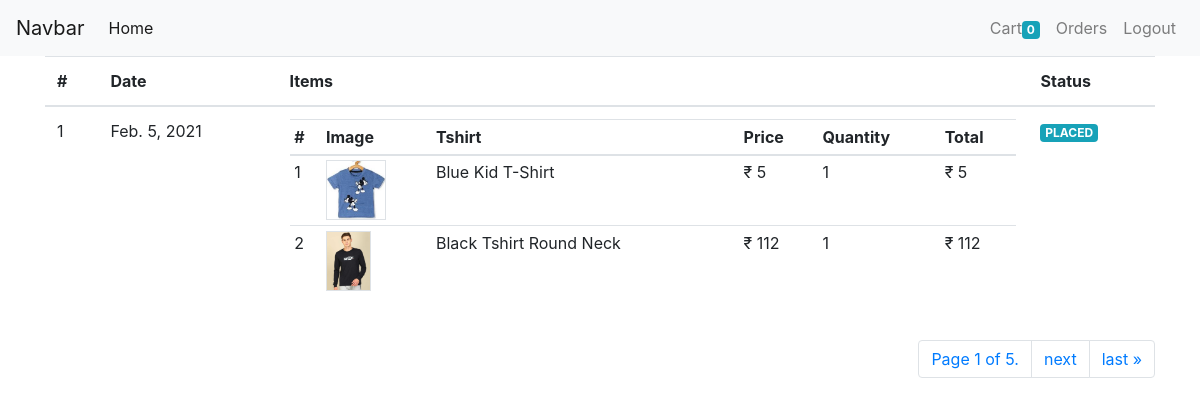
Screenshot of /orders/ (signed in) with the database file from the repository.
### store/models/order.py (models this page shows)
class Order(models.Model):
    orderStatus=(
        ('PENDING','Pending' ),
        ('PLACED','Placed'),
        ('CANCELED','Canceled'),
        ('COMPLETED','Completed'),
    )
    method=(
        ('COD','Cod'),
        ('ONLINE','Online'),
    )
    order_status=models.CharField(max_length=15,choices=orderStatus)
    payment_method=models.CharField(max_length=15,choices=method)
    shipping_address=models.CharField(max_length=100,null=False)
    phone=models.CharField(max_length=10,null=False)
    user=models.ForeignKey(User,on_delete=models.CASCADE)
    total=models.IntegerField(null=False)
    date=models.DateTimeField(null=False,auto_now_add=True)

class OrderItem(models.Model):
    order=models.ForeignKey(Order,on_delete=models.CASCADE)
    tshirt=models.ForeignKey(Tshirt,on_delete=models.CASCADE)
    size=models.ForeignKey(SizeVariant,on_delete=models.CASCADE)
    quantity=models.IntegerField(null=False)
    price=models.IntegerField(null=False)
    date=models.DateTimeField(null=False,auto_now_add=True)

### store/models/tshirt.py (models this page shows, shortened)
class Tshirt(models.Model):
    name=models.CharField(max_length=50,null=False)
    slug=models.CharField(max_length=200,null=False,unique=True,default="")
    description=models.CharField(max_length=500,null=True)
    discount=models.IntegerField(default=0)
    image= models.ImageField(upload_to='upload/images',null=False)
    occasion=models.ForeignKey(Occasion,on_delete=models.CASCADE)
    brand=models.ForeignKey(Brand,on_delete=models.CASCADE)
    sleeve=models.ForeignKey(Sleeve,on_delete=models.CASCADE)
    neck_type=models.ForeignKey(NeckType,on_delete=models.CASCADE)
    ideal_for=models.ForeignKey(IdealFor,on_delete=models.CASCADE)
    color=models.ForeignKey(Color,on_delete=models.CASCADE)

### store/views/orders.py (the view)
# urls.py: path('orders/',login_required(OrderListView.as_view(),login_url='/login/'),name='orders'),
class OrderListView(ListView):
   template_name='store/orders.html'
   model=Order
   paginate_by=1
   context_object_name='orders'
   def get_queryset(self):
      return Order.objects.filter(user=self.request.user).order_by('-date').exclude(order_status='PENDING')

### store/templatetags/orders_tags.py (called while the page is built)
@register.simple_tag
def get_order_status_class(status):
    if status == "COMPLETED":
        return "success"
    elif status == "PENDING":
        return "warning"
    else:
        return "info"

### store/templatetags/tshirt_tags.py (called while the page is built)
@register.filter
def rupee(number):
    return f'₹ {number}'

@register.simple_tag
def multiply(a,b):
    return a*b

### store/templates/store/orders.html (shortened to what this page needs)
{% extends "./base.html" %}
{% load tshirt_tags %}
{% load orders_tags %}
{% block content%}
<div class="container">
    <table class="table">
        <thead>
            <tr>
                <th>#</th>
                <th>Date</th>
                <th>Items</th>
                <th>Status</th>
            </tr>
        </thead>
        <tbody>
            {% for order in orders %}
            <tr>
                <td> {{forloop.counter}}</td>
                <td>{{order.date|date}}</td>
                <td>
                    <table class="table table-sm">
                        <thead>
                            <tr>
                                <th>#</th>
                                <th>Image</th>
                                <th>Tshirt</th>
                                <th>Price</th>
                                <th>Quantity</th>
                                <th>Total</th>
                            </tr>
                        </thead>
                        <tbody>
                            {% for oi in order.orderitem_set.all %}
                               <tr>
                                   <td>{{forloop.counter}}</td>
                                   <td><img height="60px" class="border" src="{{oi.tshirt.image.url}}" alt=""></td>
                                   <td>{{oi.tshirt.name}}</td>
                                   <td>{{oi.price|rupee}}</td>
                                   <td>{{oi.quantity}}</td>
                                   <td>{% multiply oi.quantity oi.price as result%}{{result|rupee}}</td>
                               </tr>
                            {% endfor %}
                        </tbody>
                    </table>
                </td>
                    <td>
                        <span class="badge badge-{% get_order_status_class order.order_status %}" >{{order.order_status}}</span>
                    </td>
            </tr>
            {% endfor %}
        </tbody>
    </table>
    <nav aria-label="Page navigation " class="mt-2">
        <ul class="pagination justify-content-end">
          <li class="page-item">
              <a href="" class="page-link">Page {{ page_obj.number }} of {{ page_obj.paginator.num_pages }}.</a>
          </li>
          {% if page_obj.has_next %}
              <li class="page-item"><a class="page-link" href="?page={{page_obj.next_page_number }}">next</a></li>
              <li class="page-item"><a class="page-link" href="?page={{page_obj.paginator.num_pages }}">last &raquo;</a></li>
          {% endif %}
        </ul>
    </nav>
</div>
{% endblock %}

### rows the page displays
Order: date "Feb. 5, 2021", order_status "PLACED"
OrderItem: tshirt.image (picture), tshirt.name "Blue Kid T-Shirt", price "₹ 5", quantity "1", result "₹ 5"
OrderItem: tshirt.image (picture), tshirt.name "Black Tshirt Round Neck", price "₹ 112", quantity "1", result "₹ 112"

### other values shown
{{ request.session.cart|length }} "0"
{{ page_obj.number }} "1"
{{ page_obj.paginator.num_pages }} "5"
